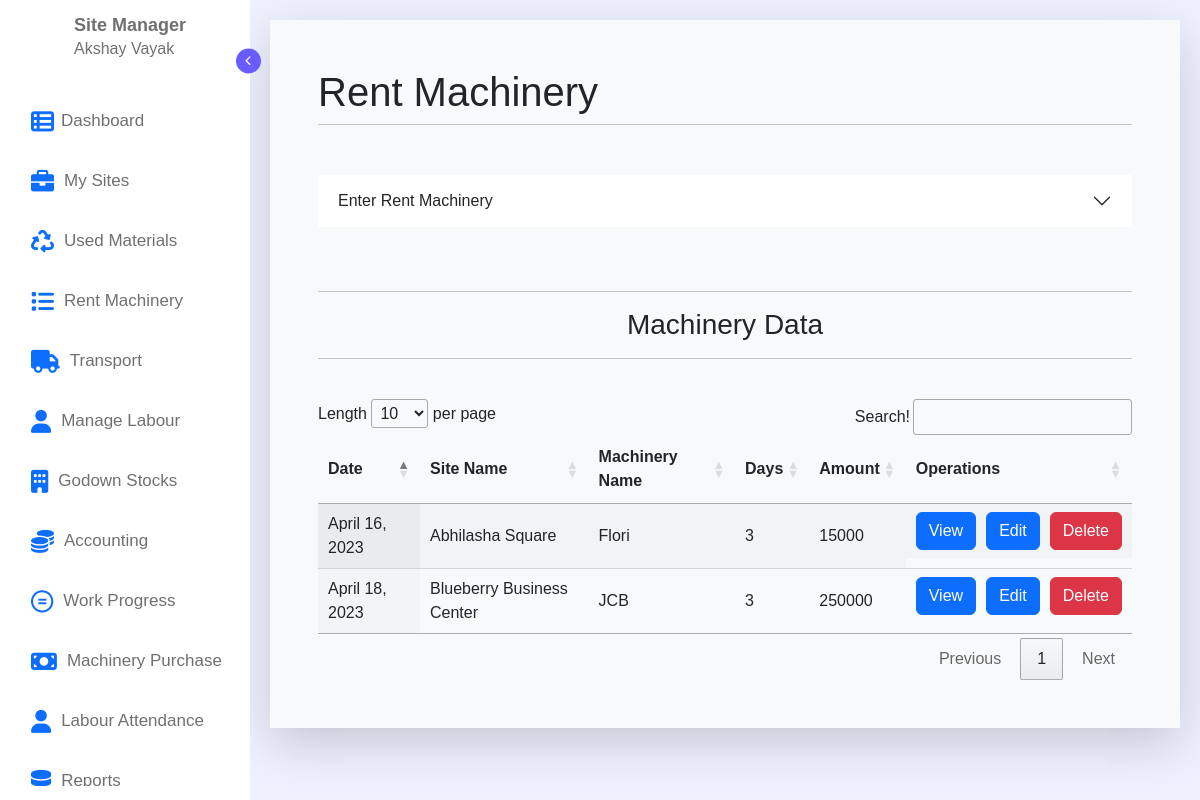
Page /manage-machines/ (signed in) on the earlier database version.
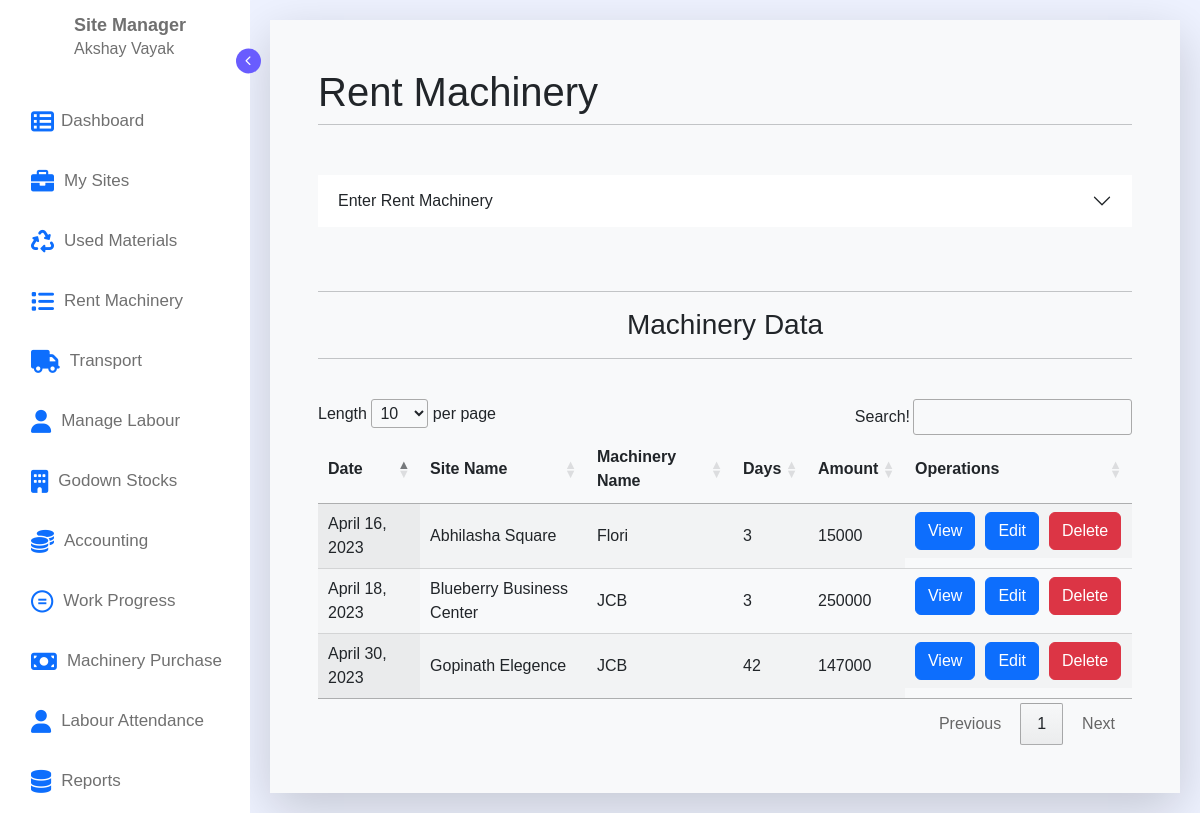
Same page on the later database version.
### Mainpage/models.py (models this page shows, shortened)
class RentMachineryData(models.Model):
    id = models.AutoField
    manager_id = models.TextField(max_length=100,default="")
    manager_name = models.TextField(max_length=100,default="")
    Date = models.DateField(default=datetime.date.today)
    site_id = models.IntegerField(default=0)
    site_name = models.TextField(max_length=100,default="")
    work_details = models.TextField(max_length=100,default="")
    machinery_name = models.TextField(max_length=100,default="")
    days = models.IntegerField(default=0)
    Amount = models.IntegerField(default=0)

### Mainpage/views.py (the view, shortened to what this page needs)
# urls.py: path('manage-machines/',views.ManageMachine,name="ManageMachine"),
def ManageMachine(request):
    if request.user.is_authenticated:
        sites_data = SiteData.objects.filter(manager_user_name_id = request.user.id).all().values()
        machinery_data = RentMachineryData.objects.filter(manager_id = request.user.id).all().values()
        return render(request,"Mainpage/manage-machine.html",{"sites_data":sites_data,"machinery_data":machinery_data,"tab_name":"RentMachineryData","redirect":"/manage-machines/"})
    else:
        return render(request,"Mainpage/manage-machine.html")

### Mainpage/templates/Mainpage/manage-machine.html (shortened to what this page needs)
{% extends 'Mainpage/navbar.html' %}
{% load static %}
    {% block style %}
    <link rel="stylesheet" href="{% static 'css/manage-machine.css' %}">
    {% endblock %}
    {% block body %}
    <div class="container">
        <div class="p-5 bottom-radious bg-light shadow-lg" style="background-color: white;">
            <h1>Rent Machinery</h1>
            <hr class="my-2">
            <div class="accordion accordion-flush" id="accordionFlushExample">
                <div class="accordion-item">
                    <h2 class="accordion-header">
                        <button class="accordion-button collapsed" type="button" data-bs-toggle="collapse"
                            data-bs-target="#flush-collapseOne" aria-expanded="false" aria-controls="flush-collapseOne">
                            Enter Rent Machinery
                        </button>
                    </h2>
                </div>
            </div>
            <br><br>
            <hr>
            <h3 style="text-align: center;">Machinery Data</h3>
            <hr><br>
            <table id="example" class="display" style="width:100%">
                <thead>
                    <tr>
                        <th>Date</th>
                        <th>Site Name</th>
                        <th>Machinery Name</th>
                        <th>Days</th>
                        <th>Amount</th>
                        <th>Operations</th>
                    </tr>
                </thead>
                <tbody>
                    {% for i in machinery_data %}
                    <tr>
                        <td>{{i.Date}}</td>
                        <td>{{i.site_name}}</td>
                        <td>{{i.machinery_name}}</td>
                        <td>{{i.days}}</td>
                        <td>{{i.Amount}}</td>
                        <td style="display: flex;">
                            <form action="/details/" method="post">{% csrf_token %}
                                <button type="submit" class="btn btn-primary">View</button>
                            </form>
                            <form action="/update-form/" method="post" style="margin-left: 10px;">{% csrf_token %}
                                <button type="submit" class="btn btn-primary">Edit</button>
                            </form>
                            <form action="/Delete-Manager/" method="post" style="margin-left: 10px;">{% csrf_token %}
                                <button type="submit" class="btn btn-danger">Delete</button>
                            </form>
                        </td>
                    </tr>
                    {% endfor %}
                </tbody>
            </table>
        </div>
    </div>
    {% endblock %}

Differences in the rows shown:
added RentMachineryData: Date "April 30, 2023", site_name "Gopinath Elegence", machinery_name "JCB", days "42", Amount "147000"
